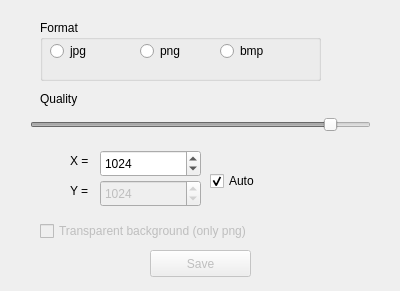
<?xml version="1.0" encoding="UTF-8"?>
<ui version="4.0">
 <class>toFile</class>
 <widget class="QDialog" name="toFile">
  <property name="geometry">
   <rect>
    <x>0</x>
    <y>0</y>
    <width>400</width>
    <height>291</height>
   </rect>
  </property>
  <property name="minimumSize">
   <size>
    <width>400</width>
    <height>291</height>
   </size>
  </property>
  <property name="maximumSize">
   <size>
    <width>400</width>
    <height>291</height>
   </size>
  </property>
  <property name="windowTitle">
   <string>Save sheet to file</string>
  </property>
  <property name="windowIcon">
   <iconset resource="res.qrc">
    <normaloff>:/new/prefix1/tofile</normaloff>:/new/prefix1/tofile</iconset>
  </property>
  <widget class="QGroupBox" name="groupBox">
   <property name="geometry">
    <rect>
     <x>40</x>
     <y>20</y>
     <width>281</width>
     <height>61</height>
    </rect>
   </property>
   <property name="title">
    <string>Format</string>
   </property>
   <widget class="QRadioButton" name="radioButton">
    <property name="geometry">
     <rect>
      <x>10</x>
      <y>20</y>
      <width>116</width>
      <height>22</height>
     </rect>
    </property>
    <property name="text">
     <string>jpg</string>
    </property>
   </widget>
   <widget class="QRadioButton" name="radioButton_2">
    <property name="geometry">
     <rect>
      <x>100</x>
      <y>20</y>
      <width>116</width>
      <height>22</height>
     </rect>
    </property>
    <property name="text">
     <string>png</string>
    </property>
   </widget>
   <widget class="QRadioButton" name="radioButton_3">
    <property name="geometry">
     <rect>
      <x>180</x>
      <y>20</y>
      <width>116</width>
      <height>22</height>
     </rect>
    </property>
    <property name="text">
     <string>bmp</string>
    </property>
   </widget>
  </widget>
  <widget class="QLabel" name="label">
   <property name="geometry">
    <rect>
     <x>40</x>
     <y>90</y>
     <width>70</width>
     <height>17</height>
    </rect>
   </property>
   <property name="text">
    <string>Quality</string>
   </property>
  </widget>
  <widget class="QPushButton" name="pushButton">
   <property name="enabled">
    <bool>false</bool>
   </property>
   <property name="geometry">
    <rect>
     <x>150</x>
     <y>250</y>
     <width>101</width>
     <height>27</height>
    </rect>
   </property>
   <property name="text">
    <string>Save</string>
   </property>
  </widget>
  <widget class="QSlider" name="horizontalSlider">
   <property name="enabled">
    <bool>false</bool>
   </property>
   <property name="geometry">
    <rect>
     <x>30</x>
     <y>110</y>
     <width>341</width>
     <height>29</height>
    </rect>
   </property>
   <property name="maximum">
    <number>100</number>
   </property>
   <property name="value">
    <number>90</number>
   </property>
   <property name="orientation">
    <enum>Qt::Horizontal</enum>
   </property>
  </widget>
  <widget class="QSpinBox" name="spinBox">
   <property name="geometry">
    <rect>
     <x>100</x>
     <y>150</y>
     <width>101</width>
     <height>27</height>
    </rect>
   </property>
   <property name="maximum">
    <number>10000</number>
   </property>
   <property name="value">
    <number>1024</number>
   </property>
  </widget>
  <widget class="QLabel" name="label_2">
   <property name="geometry">
    <rect>
     <x>70</x>
     <y>150</y>
     <width>31</width>
     <height>21</height>
    </rect>
   </property>
   <property name="text">
    <string>X =</string>
   </property>
  </widget>
  <widget class="QLabel" name="label_3">
   <property name="geometry">
    <rect>
     <x>70</x>
     <y>180</y>
     <width>31</width>
     <height>21</height>
    </rect>
   </property>
   <property name="text">
    <string>Y =</string>
   </property>
  </widget>
  <widget class="QSpinBox" name="spinBox_2">
   <property name="enabled">
    <bool>false</bool>
   </property>
   <property name="geometry">
    <rect>
     <x>100</x>
     <y>180</y>
     <width>101</width>
     <height>27</height>
    </rect>
   </property>
   <property name="maximum">
    <number>10000</number>
   </property>
   <property name="value">
    <number>1024</number>
   </property>
  </widget>
  <widget class="QCheckBox" name="checkBox">
   <property name="geometry">
    <rect>
     <x>210</x>
     <y>170</y>
     <width>171</width>
     <height>22</height>
    </rect>
   </property>
   <property name="toolTip">
    <string>Automatically set the height</string>
   </property>
   <property name="text">
    <string>Auto</string>
   </property>
   <property name="checked">
    <bool>true</bool>
   </property>
  </widget>
  <widget class="QCheckBox" name="checkBox_2">
   <property name="enabled">
    <bool>false</bool>
   </property>
   <property name="geometry">
    <rect>
     <x>40</x>
     <y>220</y>
     <width>341</width>
     <height>22</height>
    </rect>
   </property>
   <property name="text">
    <string>Transparent background (only png)</string>
   </property>
  </widget>
 </widget>
 <resources>
  <include location="res.qrc"/>
 </resources>
 <connections/>
</ui>
